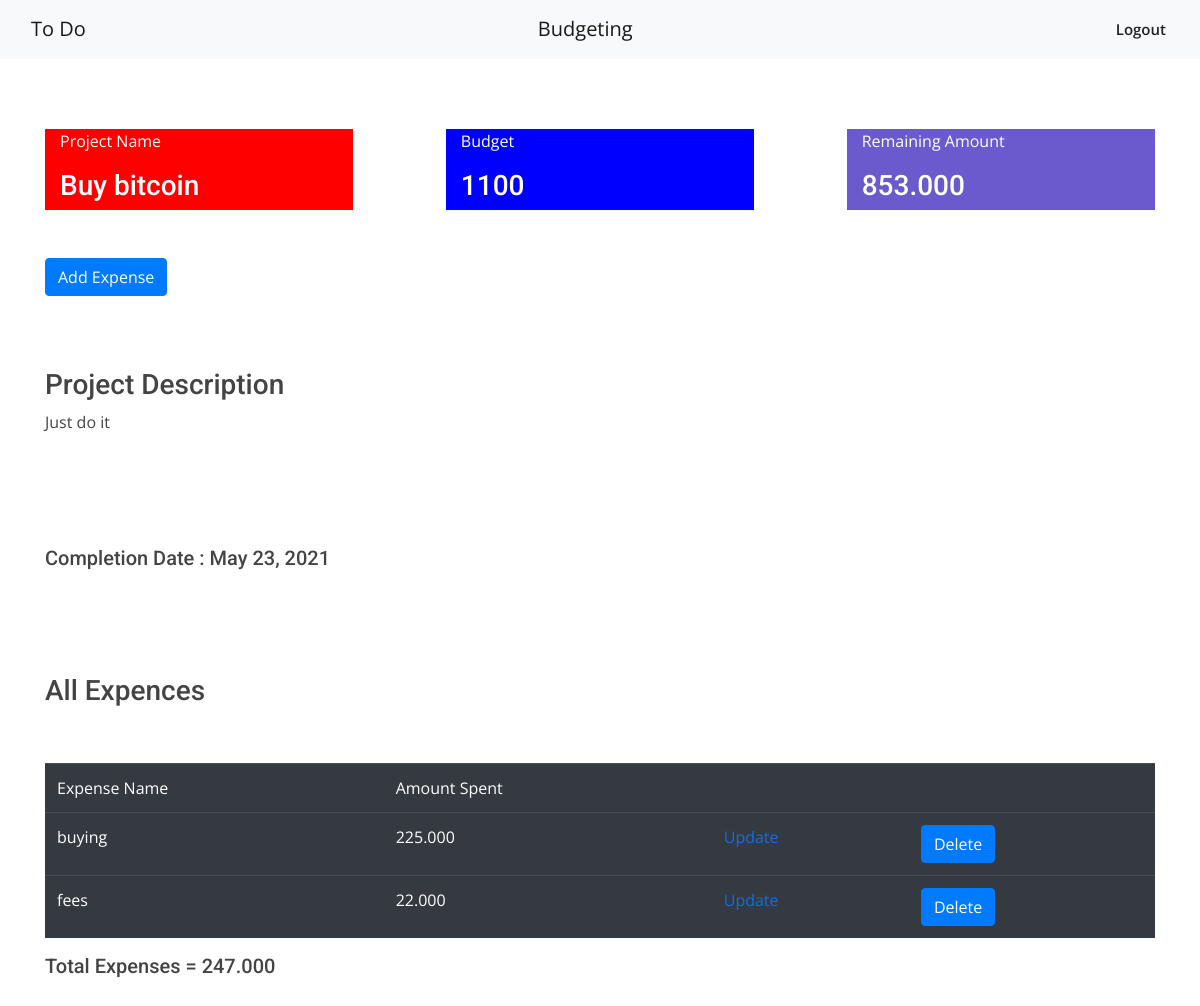
/budget/buy-bitcoin/ (signed in), run on the app's committed database.
### budget/models.py (models this page shows, shortened)
class Project(models.Model):
    user = models.ForeignKey(User,on_delete=models.CASCADE)
    slug = models.SlugField(unique=True)
    name = models.CharField(max_length=50)
    description = models.TextField()
    budget_allocated = models.PositiveIntegerField()
    completion = models.DateField()

class Expenses(models.Model):
    project = models.ForeignKey(Project,on_delete=models.CASCADE)
    expense = models.DecimalField(max_digits=10,decimal_places=3,default=0)
    name = models.CharField(max_length=225)

### budget/views.py (the view)
# urls.py: path("<slug>/",detail.as_view(),name='detail'),
class detail(LoginRequiredMixin,DetailView):
    model = Project
    context_object_name = 'project'
    template_name = 'detail.html'
    def get_object(self, *args,**kwargs):
        obj =  super().get_object(*args,**kwargs)
        if obj.user != self.request.user:
            raise PermissionDenied()
        return obj
    def get_context_data(self, **kwargs):
        context = super().get_context_data(**kwargs)
        project = get_object_or_404(Project,slug=self.kwargs["slug"])
        expenses = Expenses.objects.filter(project=project)
        context["expenses"] = Expenses.objects.filter(project=project)
        context["total_expense"] = total_expense(expenses)
        context["budget_remaining"] = total_remaining(project,expenses)
        return context

### budget/utils.py (called while the page is built)
def total_expense(expenses):
    e = 0
    for i in expenses:
        e = e + i.expense
    return e

def total_remaining(project,expenses):
    e = project.budget_allocated
    for i in expenses:
        e = e - i.expense
    return e

### budget/templates/detail.html (shortened to what this page needs)
{% extends 'main.html' %}
{% load bootstrap4 %}
{% block content %}
    <div class="container">
        <div class="row">
            <div class="col" style="background-color: red;color:white;">
                <p>Project Name</p>
                <h3>{{project.name}}</h3>
            </div>
            <div class="col-sm-1">
            </div>
            <div class="col" style="background-color: blue;color:white;">
                <p>Budget</p>
                <h3>{{project.budget_allocated}}</h3>
            </div>
            <div class="col-sm-1">
            </div>
            <div class="col" style="background-color:slateblue;color:white;">
                <p>Remaining Amount</p>
                <h3>{{budget_remaining}}</h3>
            </div>
        </div>
    </div>
    <br><br>
    <a class="btn btn-primary" href="{% url 'budget:expense' project.slug %}" >Add Expense</a>
    <br><br><br><br>
    <h3>Project Description</h3>
    <p>{{project.description}}</p>
    <br><br><br><br>
    <h5>Completion Date : {{project.completion}}</h5>
    <br><br><br><br>
    <h3>All Expences </h3>
    <br><br>
    <table class="table table-dark">
        <thead>
            <tr>
                <td>Expense Name</td>
                <td>Amount Spent</td>
                <td></td>
                <td></td>
            </tr>
        </thead>
        <tbody>
            {% if expenses %}
                {% for exp in expenses %}
                    <tr>
                        <td>{{exp.name}}</td>
                        <td>{{exp.expense}}</td>
                        <td ><a href="{% url 'budget:update_expense' pk=exp.id %}">Update</a></td>
                        <td><button type="button" class="btn btn-primary" data-toggle="modal" data-target="#exampleModal{{exp.id}}" >Delete</button></td>
                    </tr>
                {% endfor %}
            {% else %}
                <td>No Expenses registered</td>
            {% endif %}
        </tbody>
    </table>
    <h5>Total Expenses = {{total_expense}} </h5>
{% endblock %}

### static/assets/css/style.css (style rules this page uses)
body { font-family: "Open Sans", sans-serif; color: #444444; }
a { color: #106eea; }
h1, h2, h3, h4, h5, h6 { font-family: "Roboto", sans-serif; }

### data on the page
Project: name "Buy bitcoin", budget_allocated "1100", description "Just do it", completion "May 23, 2021"
Expenses: name "buying", expense "225.000"
Expenses: name "fees", expense "22.000"

### other printed values
{{ budget_remaining }} "853.000"
{{ total_expense }} "247.000"
